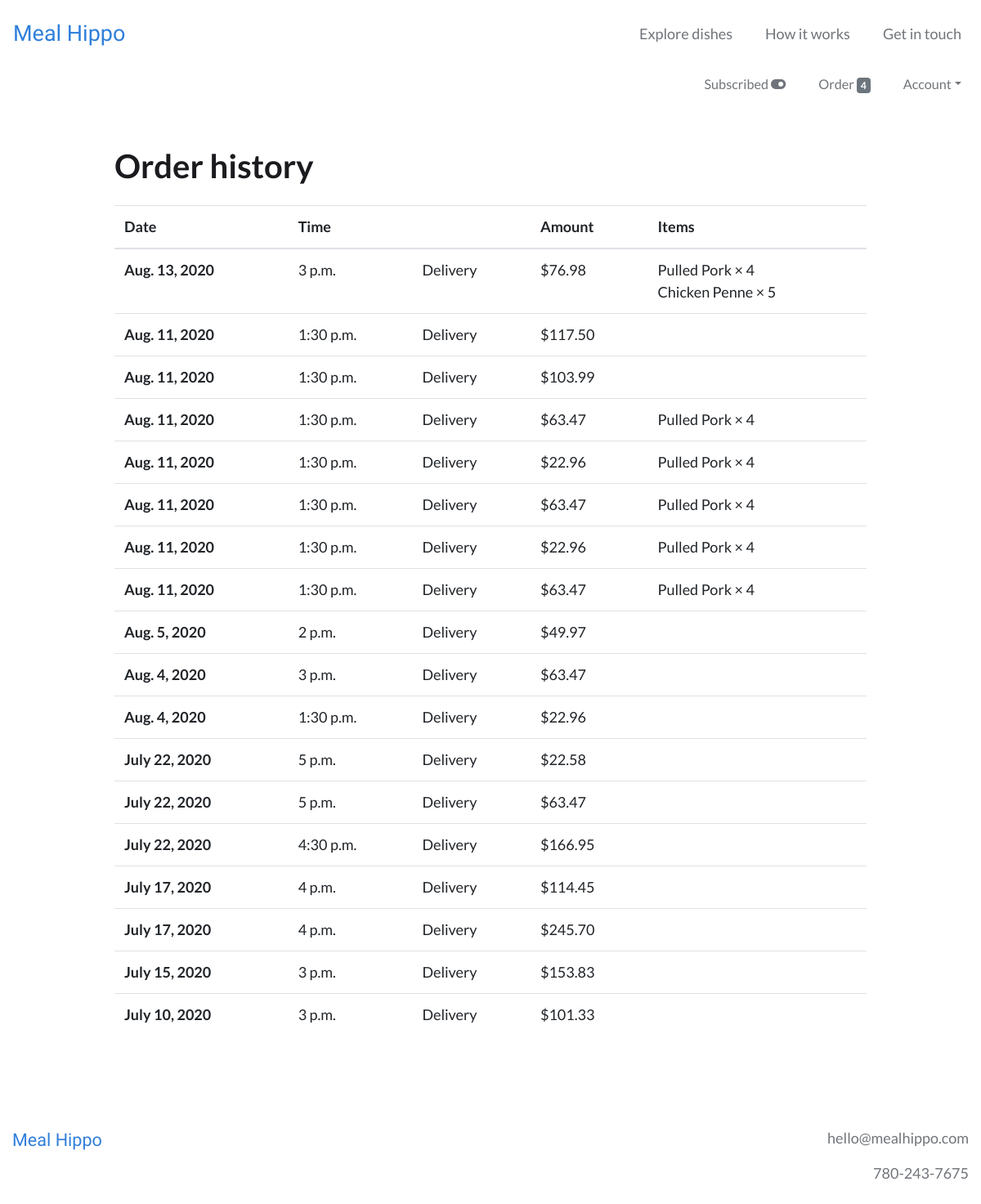
The page /order/history (signed in) on the database as committed earlier.
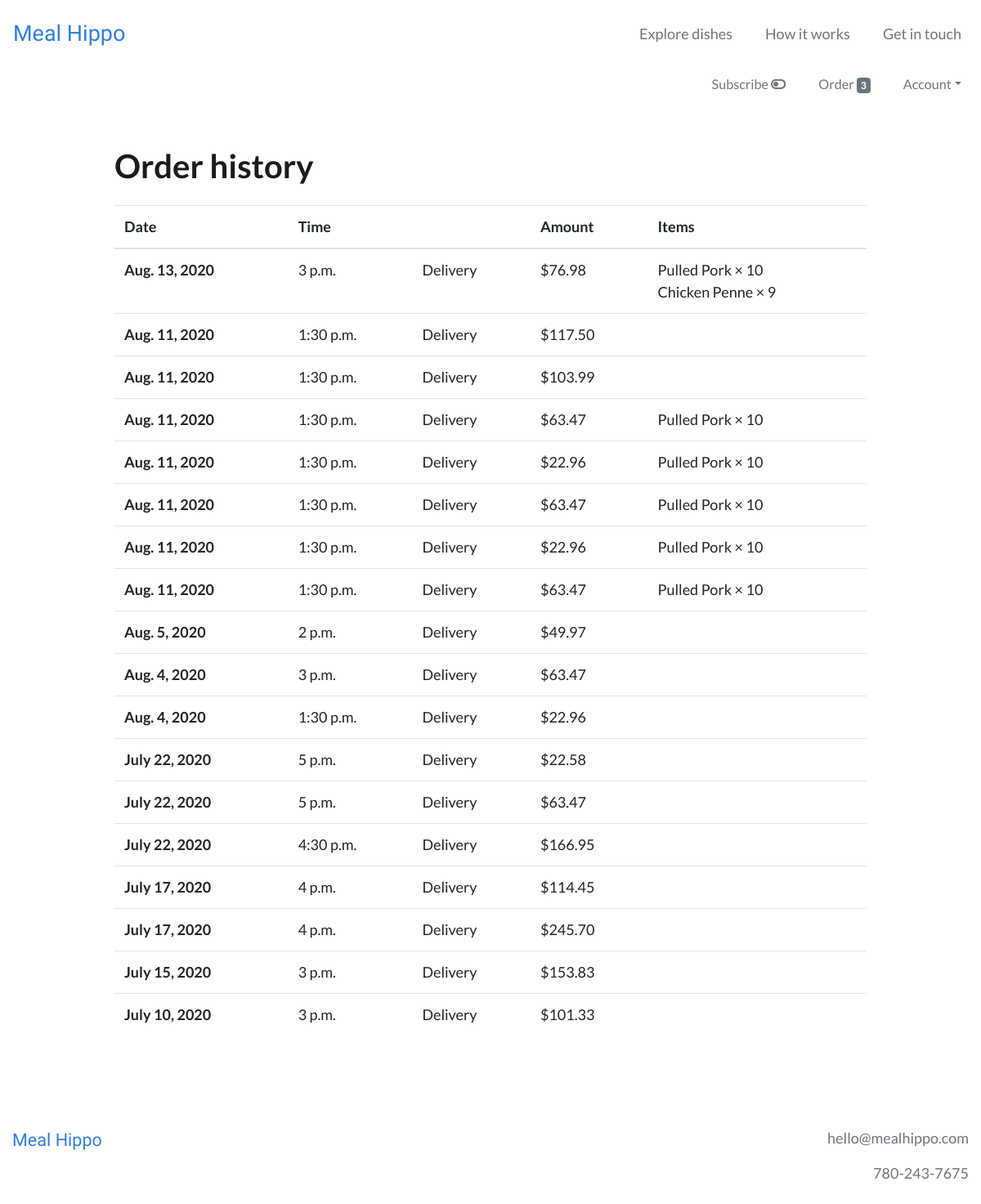
The same page on the database as committed later.
### users/models.py (models this page shows, shortened)
class CustomUser(AbstractBaseUser):
    email = models.EmailField(unique=True)
    is_active = models.BooleanField(default=True)
    is_admin = models.BooleanField(default=False)
    objects = CustomUserManager()
    USERNAME_FIELD = 'email'
    REQUIRED_FIELDS = []

### webplatform/models.py (models this page shows, shortened)
class Order(models.Model):
    user = models.ForeignKey(settings.AUTH_USER_MODEL, on_delete=models.CASCADE)
    items = models.ManyToManyField(OrderItem)
    to_be_delivered = models.BooleanField(default=True)
    delivery_date = models.DateField(null=True)
    delivery_time = models.TimeField(null=True)
    notes = models.TextField(blank=True, null=True, verbose_name='Order notes')
    is_completed = models.BooleanField(default=False)
    payment = models.ForeignKey(Payment, on_delete=models.SET_NULL, blank=True, null=True)
    created_at = models.DateTimeField(auto_now_add=True)
    modified_at = models.DateTimeField(auto_now=True)

class Payment(models.Model):
    stripe_charge_id = models.CharField(max_length=50)
    user = models.ForeignKey(settings.AUTH_USER_MODEL, on_delete=models.SET_NULL, blank=True, null=True)
    price = models.FloatField()
    timestamp = models.DateTimeField(auto_now=True)

class OrderItem(models.Model):
    user = models.ForeignKey(settings.AUTH_USER_MODEL, on_delete=models.CASCADE)
    item = models.ForeignKey(Item, on_delete=models.CASCADE)
    quantity = models.IntegerField(default=1)
    is_individual = models.BooleanField(default=False)
    is_completed = models.BooleanField(default=False)

class Item(models.Model):
    supplier = models.ForeignKey(Supplier, on_delete=models.CASCADE)
    name = models.CharField(max_length=100)
    description = models.TextField()
    price = models.FloatField()
    minimum_portions = models.IntegerField(blank=True, null=True)
    portion_increment = models.IntegerField(blank=True, null=True)
    minimum_lead_time = models.IntegerField(blank=True, null=True)
    calories = models.CharField(max_length=100, blank=True, null=True)
    protein = models.FloatField(blank=True, null=True)
    fat = models.FloatField(blank=True, null=True)
    carbs = models.FloatField(blank=True, null=True)
    portion_size = models.TextField(blank=True, null=True)
    rank = models.IntegerField(blank=True, null=True)
    is_active = models.BooleanField()
    is_featured = models.BooleanField(default=False)
    created_at = models.DateTimeField(auto_now_add=True)
    modified_at = models.DateTimeField(auto_now=True)

### webplatform/views.py (the view)
# urls.py: path('order/history', views.OrderHistoryView.as_view(), name='order_history_view'),
class OrderHistoryView(IsSubscribedMixin, LoginRequiredMixin, TemplateView):
    login_url = 'login'
    template_name = 'webplatform/order_history_view.html'
    def get_context_data(self, **kwargs):
        context = super().get_context_data(**kwargs)
        context['completed_orders'] = models.Order.objects.filter(user=self.request.user, is_completed=True).order_by('-delivery_date', '-delivery_time')
        return context

### webplatform/templatetags/cart_templatetags.py (called while the page is built)
@register.filter
def cart_item_count(user):
    if user.is_authenticated:
        queryset = models.Order.objects.filter(user=user, is_completed=False)
        if queryset.exists():
            return queryset[0].items.count()
    return 0

### webplatform/views.py (called while the page is built)
    def get_context_data(self, **kwargs):
        context = super(IsSubscribedMixin, self).get_context_data(**kwargs)
        if self.request.user.is_authenticated:
            user_subscription_qs = models.UserSubscription.objects.filter(user=self.request.user)
            user_subscription = user_subscription_qs[0]
            context['is_subscribed'] = user_subscription.is_subscribed
        return context

### webplatform/templates/webplatform/order_history_view.html (shortened to what this page needs)
{% extends 'base.html' %}
{% load static %}
{% load humanize %}
{% block content %}
<div class="container my-5">
  <div class="row my-5">
    <div class="col-md-10 offset-md-1">
      <h1 class="mb-4">Order history</h1>
      <table class="table">
        <thead>
          <tr>
            <th scope="col">Date</th>
            <th scope="col">Time</th>
            <th scope="col"></th>
            <th scope="col">Amount</th>
            <th scope="col">Items</th>
          </tr>
        </thead>
        <tbody>
          {% for completed_order in completed_orders %}
            <tr>
              <th scope="row">{{ completed_order.delivery_date }}</th>
              <td>{{ completed_order.delivery_time }}</td>
              <td>{% if completed_order.to_be_delivered %}Delivery{% else %}Pickup{% endif %}</td>
              <td>${{ completed_order.payment.price|floatformat:2|intcomma }}</td>
              <td>
                {% for order_item in completed_order.items.all %}
                  {{ order_item.item.name }} &times; {{ order_item.quantity }}<br>
                {% endfor %}
              </td>
            </tr>
          {% endfor %}
        </tbody>
      </table>
    </div>
  </div>
</div>
{% endblock %}

### templates/base.html (shortened to what this page needs)
{% load static %}
{% load cart_templatetags %}
<!DOCTYPE html>
<html lang="en" dir="ltr">
  <head>
    <link rel="stylesheet" href="https://stackpath.bootstrapcdn.com/bootstrap/4.4.1/css/bootstrap.min.css">
    <link rel="stylesheet" type="text/css" href="{% static 'style.css' %}">
  </head>
  <body>
    <nav class="navbar navbar-expand-md navbar-light py-3 bg-white">
      <a class="navbar-brand" href="{% url 'webplatform:home_view' %}">Meal&nbsp;Hippo</a>
      <div class="collapse navbar-collapse" id="navbarText">
        <ul class="navbar-nav ml-auto">
          <li class="nav-item mr-4">
            <a class="nav-link" href="{% url 'webplatform:order_items_view' %}">Explore dishes</a>
          </li>
          <li class="nav-item mr-4">
            <a class="nav-link" href="{% url 'webplatform:support_view' %}">How it works</a>
          </li>
          {% if user.is_authenticated %}
            <li class="nav-item">
          {% else %}
            <li class="nav-item mr-4">
          {% endif %}
            <a class="nav-link" href="{% url 'webplatform:contact_view' %}">Get in touch</a>
          </li>
        </ul>
      </div>
    </nav>
    {% if user.is_authenticated %}
        <nav class="navbar navbar-expand navbar-light user-nav pt-0">
            <ul class="navbar-nav mx-auto ml-md-auto mr-md-0">
              {% if is_subscribed %}
                <li class="nav-item mr-4">
                  <a class="nav-link" data-toggle="modal" data-target="#subscribe_modal" href="">Subscribed <i class="fas fa-toggle-on"></i></a>
                </li>
              {% else %}
                <span data-toggle="tooltip" data-placement="bottom" title="Set up automatic weekly orders and save money">
                  <li class="nav-item mr-4">
                    <a class="nav-link" data-toggle="modal" data-target="#subscribe_modal" href="">Subscribe <i class="fas fa-toggle-off"></i></a>
                  </li>
                </span>
              {% endif %}
              <li class="nav-item mr-4">
                <a class="nav-link" href="{% url 'webplatform:order_items_view' %}">
                  Order <span class="badge badge-secondary">{{ request.user|cart_item_count }}</span>
                </a>
              </li>
              <li class="nav-item dropdown">
                <a class="nav-link dropdown-toggle" data-toggle="dropdown" href="#" role="button" aria-haspopup="true" aria-expanded="false">Account</a>
              </li>
            </ul>
        </nav>
    {% endif %}
    {% block content %}
    {% endblock %}
    <footer>
      <div class="container-fluid text-center py-5 mb-5">
        <div class="row">
          <div class="col-sm text-sm-left mb-4">
            <span class="logo">
              <a href="{% url 'webplatform:home_view' %}">Meal&nbsp;Hippo</a>
            </span>
          </div>
          <div class="col-sm text-sm-right">
            <p>hello@mealhippo.com</p>
            <p>780-243-7675</p>
          </div>
        </div>
      </div>
    </footer>
  </body>
</html>

### static/style.css (style rules this page uses)
:root { --heading: #1B1B1F; --sub_heading: #1B1B1F; --text: #70747A; --logo: #307FDB; --button_dark: #307FDB; --button_light: #388FF4; --link_dark: #307FDB; --link_light: #388FF4; --nav_dark: #70747A; --nav_light: #1B1B1F; --attention_dark: #C1DAFF; --attention_light: #D8E8FF; --attention_text: #0956AF; }
body { color: var(--text); font-family: 'Lato', sans-serif; font-size: 18px; }
a, .btn-link { color: var(--link_dark); }
h1, h2, h3 { font-weight: bold; color: var(--heading); }
.navbar-light .navbar-brand, .logo a { color: var(--logo); font-size: 1.5em; font-family: 'Varela Round', "Arial Rounded MT Bold", "Helvetica Rounded", sans-serif; }
.logo a { font-size: 1.2em; }
.navbar-nav .nav-item a.nav-link { color: var(--nav_dark); }
.user-nav { font-size: 0.9em; }

Rows that differ between the two databases and show on the page:
changed CustomUser: user|cart_item_count "4" → "3"
changed OrderItem "Pulled Pork": quantity "4" → "10"
changed OrderItem "Chicken Penne": quantity "5" → "9"
Other text that changed with them:
text no longer shown: "Subscribed"
text now shown: "Subscribe"
